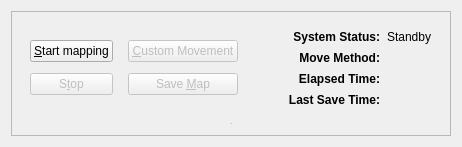
      <widget class="QWidget" name="tab_5">
       <attribute name="title">
        <string>Build a Map</string>
       </attribute>
       <layout class="QGridLayout" name="gridLayout_3">
        <item row="0" column="0">
         <widget class="QFrame" name="mapping_frame">
          <property name="frameShape">
           <enum>QFrame::StyledPanel</enum>
          </property>
          <property name="frameShadow">
           <enum>QFrame::Raised</enum>
          </property>
          <layout class="QGridLayout" name="gridLayout_16" rowstretch="0,1">
           <item row="1" column="0">
            <widget class="QSplitter" name="splitter_4">
             <property name="orientation">
              <enum>Qt::Horizontal</enum>
             </property>
             <widget class="QSplitter" name="splitter_5">
              <property name="orientation">
               <enum>Qt::Vertical</enum>
              </property>
              <property name="handleWidth">
               <number>10</number>
              </property>
              <widget class="QWidget" name="widget_10" native="true">
               <property name="sizePolicy">
                <sizepolicy hsizetype="Minimum" vsizetype="Minimum">
                 <horstretch>0</horstretch>
                 <verstretch>0</verstretch>
                </sizepolicy>
               </property>
              </widget>
             </widget>
             <widget class="QSplitter" name="splitter_6">
              <property name="orientation">
               <enum>Qt::Vertical</enum>
              </property>
              <property name="handleWidth">
               <number>10</number>
              </property>
              <widget class="QWidget" name="widget_4" native="true">
               <property name="sizePolicy">
                <sizepolicy hsizetype="Ignored" vsizetype="Ignored">
                 <horstretch>0</horstretch>
                 <verstretch>0</verstretch>
                </sizepolicy>
               </property>
              </widget>
             </widget>
            </widget>
           </item>
           <item row="0" column="0">
            <widget class="QWidget" name="widget_3" native="true">
             <layout class="QHBoxLayout" name="horizontalLayout" stretch="0,1">
              <property name="spacing">
               <number>50</number>
              </property>
              <item>
               <widget class="QWidget" name="widget_7" native="true">
                <layout class="QGridLayout" name="gridLayout_18">
                 <property name="leftMargin">
                  <number>0</number>
                 </property>
                 <property name="topMargin">
                  <number>0</number>
                 </property>
                 <property name="rightMargin">
                  <number>0</number>
                 </property>
                 <property name="bottomMargin">
                  <number>0</number>
                 </property>
                 <property name="horizontalSpacing">
                  <number>15</number>
                 </property>
                 <property name="verticalSpacing">
                  <number>1</number>
                 </property>
                 <item row="0" column="0">
                  <widget class="QPushButton" name="start_mapping_button">
                   <property name="focusPolicy">
                    <enum>Qt::NoFocus</enum>
                   </property>
                   <property name="text">
                    <string>&amp;Start mapping</string>
                   </property>
                  </widget>
                 </item>
                 <item row="0" column="1">
                  <widget class="QPushButton" name="custom_movement_button">
                   <property name="enabled">
                    <bool>false</bool>
                   </property>
                   <property name="focusPolicy">
                    <enum>Qt::NoFocus</enum>
                   </property>
                   <property name="text">
                    <string>&amp;Custom Movement</string>
                   </property>
                  </widget>
                 </item>
                 <item row="1" column="0">
                  <widget class="QPushButton" name="cancel_mapping_button">
                   <property name="enabled">
                    <bool>false</bool>
                   </property>
                   <property name="font">
                    <font>
                     <weight>50</weight>
                     <bold>false</bold>
                    </font>
                   </property>
                   <property name="focusPolicy">
                    <enum>Qt::NoFocus</enum>
                   </property>
                   <property name="text">
                    <string>S&amp;top</string>
                   </property>
                  </widget>
                 </item>
                 <item row="1" column="1">
                  <widget class="QPushButton" name="save_map_button">
                   <property name="enabled">
                    <bool>false</bool>
                   </property>
                   <property name="focusPolicy">
                    <enum>Qt::NoFocus</enum>
                   </property>
                   <property name="text">
                    <string>Save &amp;Map</string>
                   </property>
                   <property name="shortcut">
                    <string>Ctrl+S</string>
                   </property>
                  </widget>
                 </item>
                </layout>
               </widget>
              </item>
              <item>
               <widget class="QFrame" name="frame_3">
                <property name="layoutDirection">
                 <enum>Qt::LeftToRight</enum>
                </property>
                <layout class="QGridLayout" name="gridLayout_17" columnstretch="0,1">
                 <property name="leftMargin">
                  <number>0</number>
                 </property>
                 <property name="topMargin">
                  <number>0</number>
                 </property>
                 <property name="rightMargin">
                  <number>0</number>
                 </property>
                 <property name="bottomMargin">
                  <number>0</number>
                 </property>
                 <property name="spacing">
                  <number>7</number>
                 </property>
                 <item row="0" column="0">
                  <widget class="QLabel" name="status_label_2">
                   <property name="text">
                    <string>&lt;b&gt;System Status:&lt;/b&gt;</string>
                   </property>
                   <property name="alignment">
                    <set>Qt::AlignRight|Qt::AlignTrailing|Qt::AlignVCenter</set>
                   </property>
                  </widget>
                 </item>
                 <item row="0" column="1">
                  <widget class="QLabel" name="status_var_2">
                   <property name="text">
                    <string>Standby</string>
                   </property>
                   <property name="alignment">
                    <set>Qt::AlignLeading|Qt::AlignLeft|Qt::AlignVCenter</set>
                   </property>
                  </widget>
                 </item>
                 <item row="2" column="1">
                  <widget class="QLabel" name="move_method_var">
                   <property name="text">
                    <string/>
                   </property>
                   <property name="alignment">
                    <set>Qt::AlignLeading|Qt::AlignLeft|Qt::AlignVCenter</set>
                   </property>
                  </widget>
                 </item>
                 <item row="4" column="0">
                  <widget class="QLabel" name="lastsavetime_label">
                   <property name="text">
                    <string>&lt;html&gt;&lt;head/&gt;&lt;body&gt;&lt;p&gt;&lt;span style=&quot; font-weight:600;&quot;&gt;Last Save Time:&lt;/span&gt;&lt;/p&gt;&lt;/body&gt;&lt;/html&gt;</string>
                   </property>
                   <property name="alignment">
                    <set>Qt::AlignRight|Qt::AlignTrailing|Qt::AlignVCenter</set>
                   </property>
                  </widget>
                 </item>
                 <item row="3" column="0">
                  <widget class="QLabel" name="elapsedtime_label">
                   <property name="text">
                    <string>&lt;html&gt;&lt;head/&gt;&lt;body&gt;&lt;p&gt;&lt;span style=&quot; font-weight:600;&quot;&gt;Elapsed Time:&lt;/span&gt;&lt;/p&gt;&lt;/body&gt;&lt;/html&gt;</string>
                   </property>
                   <property name="alignment">
                    <set>Qt::AlignRight|Qt::AlignTrailing|Qt::AlignVCenter</set>
                   </property>
                  </widget>
                 </item>
                 <item row="3" column="1">
                  <widget class="QLabel" name="elapsedtime_var">
                   <property name="text">
                    <string/>
                   </property>
                   <property name="alignment">
                    <set>Qt::AlignLeading|Qt::AlignLeft|Qt::AlignVCenter</set>
                   </property>
                  </widget>
                 </item>
                 <item row="2" column="0">
                  <widget class="QLabel" name="move_method_label">
                   <property name="text">
                    <string>&lt;html&gt;&lt;head/&gt;&lt;body&gt;&lt;p&gt;&lt;span style=&quot; font-weight:600;&quot;&gt;Move Method:&lt;/span&gt;&lt;/p&gt;&lt;/body&gt;&lt;/html&gt;</string>
                   </property>
                   <property name="alignment">
                    <set>Qt::AlignRight|Qt::AlignTrailing|Qt::AlignVCenter</set>
                   </property>
                  </widget>
                 </item>
                 <item row="4" column="1">
                  <widget class="QLabel" name="lastsavetime_var">
                   <property name="text">
                    <string/>
                   </property>
                  </widget>
                 </item>
                </layout>
               </widget>
              </item>
             </layout>
            </widget>
           </item>
          </layout>
         </widget>
        </item>
       </layout>
      </widget>
